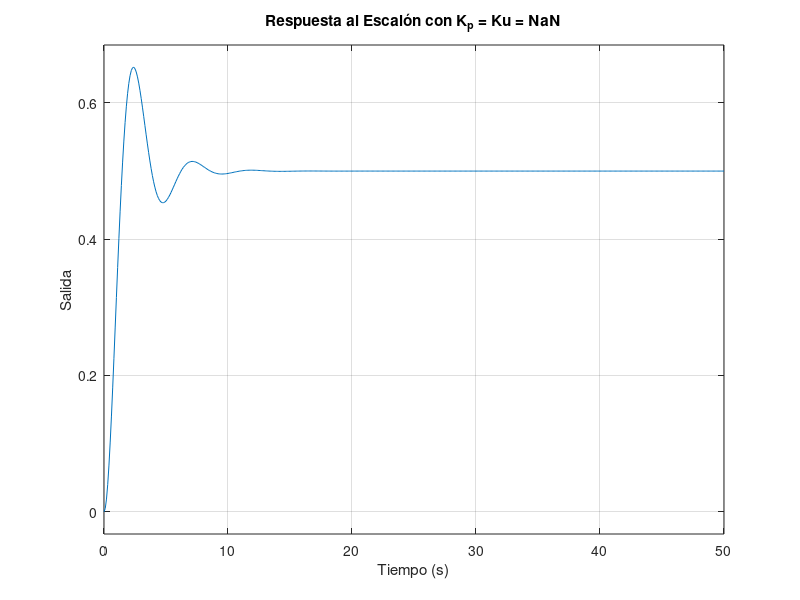
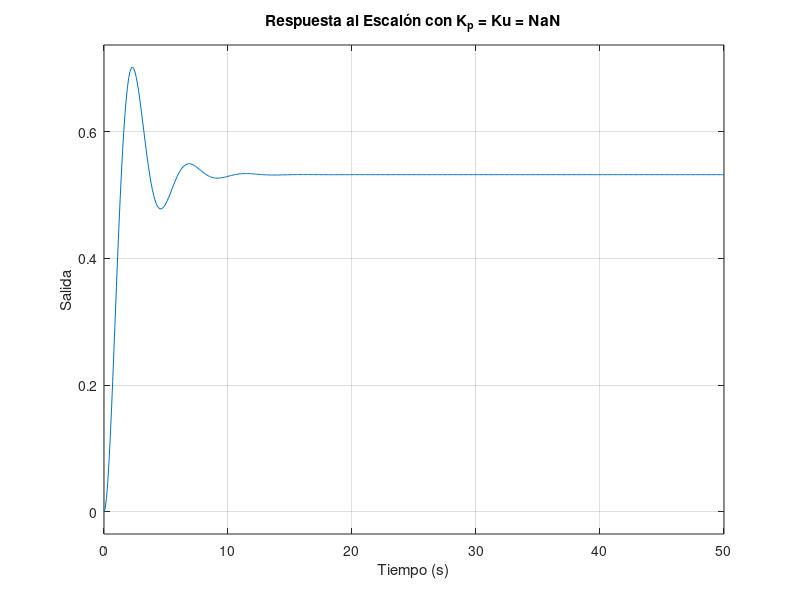
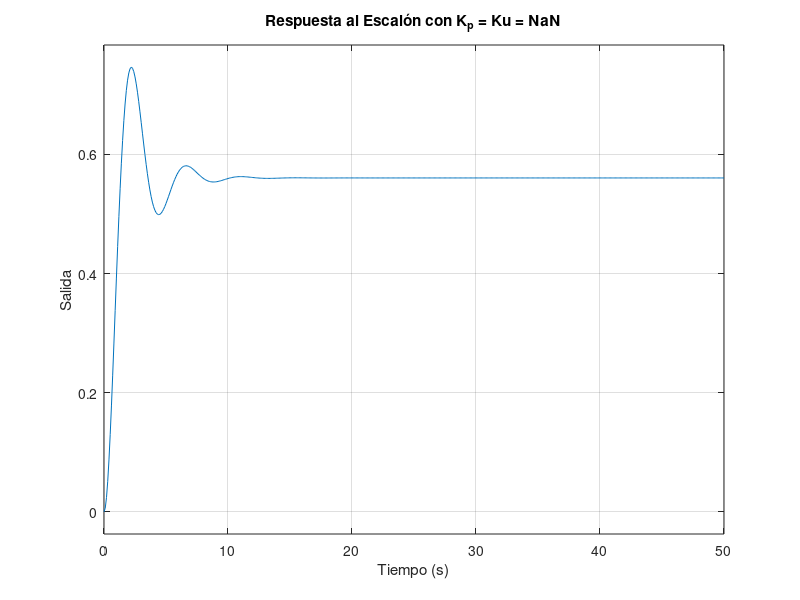
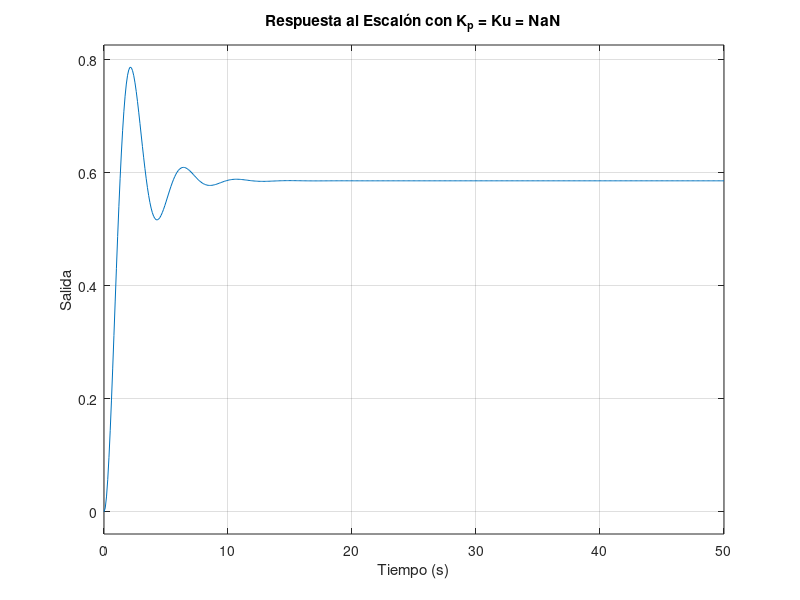

Source code (MATLAB) for these figures, in order:
clc; clear; close all;

%% Definir la planta
% Usamos la función de transferencia:
% G(s) = 1/(s*(s+1))
s = tf('s');
G = 1/(s*(s+1)+1);

%% Búsqueda numérica de Ku y Tu
% Se varía Kp (controlador proporcional) y se analiza el sistema en lazo cerrado
% Buscamos el valor de Kp para el cual aparece un par de polos con parte real cercana a 0 (oscilación sostenida)
Kp_range = linspace(1,5,30);
Ku = NaN;
Tu = NaN;

for Kp = Kp_range
    % Sistema en lazo cerrado con controlador proporcional puro
    T_closed = feedback(Kp*G, 1);
    
    % Obtener los polos del sistema
    p = pole(T_closed);

    t = 0:0.1:50;
    figure;
    step(T_closed, t);
    grid on;
    title(sprintf('Respuesta al Escalón con K_p = Ku = %.2f', Ku));
    xlabel('Tiempo (s)');
    ylabel('Salida');
    
end
